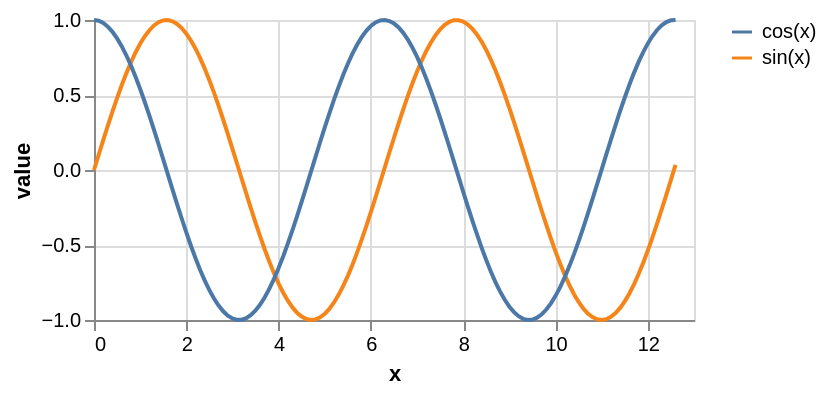

This figure's Vega-Lite source:
### Vega specification from a JSON file in a GitHub repository (floating-point values rounded to 4 significant figures)
{"$schema": "https://vega.github.io/schema/vega/v5.json", "description": "Plots two functions using a generated sequence.", "autosize": "pad", "padding": 5, "width": 300, "height": 150, "style": "cell", "data": [{"name": "source_0", "transform": [{"type": "sequence", "start": 0, "stop": 12.7, "step": 0.1, "as": "x"}, {"type": "formula", "expr": "sin(datum.x)", "as": "sin(x)"}, {"type": "formula", "expr": "cos(datum.x)", "as": "cos(x)"}, {"type": "fold", "fields": ["sin(x)", "cos(x)"], "as": ["key", "value"]}]}], "marks": [{"name": "pathgroup", "type": "group", "from": {"facet": {"name": "faceted_path_main", "data": "source_0", "groupby": ["key"]}}, "encode": {"update": {"width": {"field": {"group": "width"}}, "height": {"field": {"group": "height"}}}}, "marks": [{"name": "marks", "type": "line", "style": ["line"], "sort": {"field": "datum[\"x\"]"}, "from": {"data": "faceted_path_main"}, "encode": {"update": {"stroke": {"scale": "color", "field": "key"}, "x": {"scale": "x", "field": "x"}, "y": {"scale": "y", "field": "value"}, "defined": {"signal": "datum[\"x\"] !== null && !isNaN(datum[\"x\"]) && datum[\"value\"] !== null && !isNaN(datum[\"value\"])"}}}}]}], "scales": [{"name": "x", "type": "linear", "domain": {"data": "source_0", "field": "x"}, "range": [0, {"signal": "width"}], "nice": true, "zero": false}, {"name": "y", "type": "linear", "domain": {"data": "source_0", "field": "value"}, "range": [{"signal": "height"}, 0], "nice": true, "zero": true}, {"name": "color", "type": "ordinal", "domain": {"data": "source_0", "field": "key", "sort": true}, "range": "category"}], "axes": [{"scale": "x", "orient": "bottom", "gridScale": "y", "grid": true, "tickCount": {"signal": "ceil(width/40)"}, "domain": false, "labels": false, "maxExtent": 0, "minExtent": 0, "ticks": false, "zindex": 0}, {"scale": "y", "orient": "left", "gridScale": "x", "grid": true, "tickCount": {"signal": "ceil(height/40)"}, "domain": false, "labels": false, "maxExtent": 0, "minExtent": 0, "ticks": false, "zindex": 0}, {"scale": "x", "orient": "bottom", "grid": false, "title": "x", "labelFlush": true, "labelOverlap": true, "tickCount": {"signal": "ceil(width/40)"}, "zindex": 0}, {"scale": "y", "orient": "left", "grid": false, "title": "value", "labelOverlap": true, "tickCount": {"signal": "ceil(height/40)"}, "zindex": 0}], "legends": [{"stroke": "color", "gradientLength": {"signal": "clamp(height, 64, 200)"}, "symbolType": "stroke"}]}
